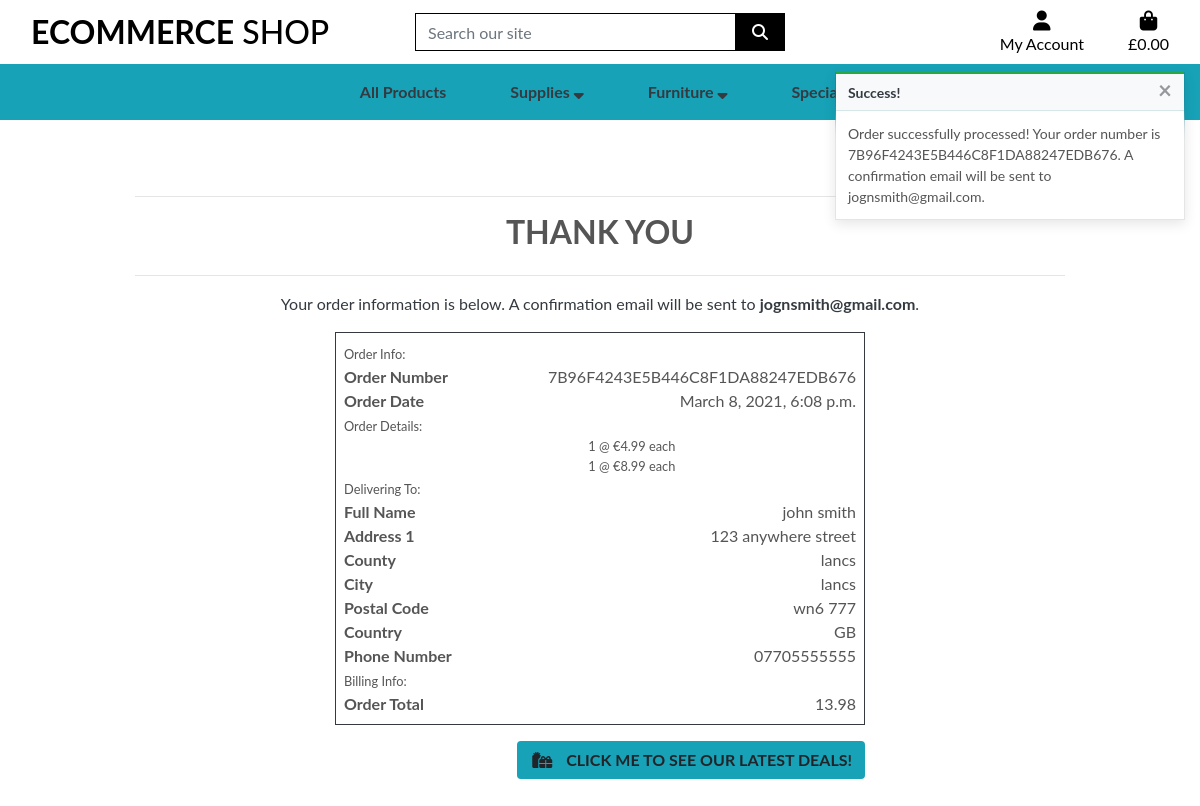
/checkout/checkout_success/7B96F4243E5B446C8F1DA88247EDB676, run on the app's committed database.
### checkout/models.py (models this page shows, shortened)
class Order(models.Model):
    order_number = models.CharField(max_length=32, null=False, editable=False)
    user_profile = models.ForeignKey(UserProfile, on_delete=models.SET_NULL,
                                     null=True, blank=True, related_name='orders')
    full_name = models.CharField(max_length=50, null=False, blank=False)
    email = models.EmailField(max_length=254, null=False, blank=False)
    phone_number = models.CharField(max_length=20, null=False, blank=False)
    country = CountryField(blank_label='Country *', null=False, blank=False)
    postcode = models.CharField(max_length=20, null=True, blank=True)
    city = models.CharField(max_length=40, null=False, blank=False)
    street_address1 = models.CharField(max_length=80, null=False, blank=False)
    street_address2 = models.CharField(max_length=80, null=True, blank=True)
    county = models.CharField(max_length=80, null=True, blank=True)
    date = models.DateTimeField(auto_now_add=True)
    order_total = models.DecimalField(max_digits=10, decimal_places=2,
                                      null=False, default=0)
    original_basket = models.TextField(null=False, blank=False, default='')
    stripe_pid = models.CharField(max_length=254, null=False,
                                  blank=False, default='')

class OrderLineItem(models.Model):
    order = models.ForeignKey(Order, null=False, blank=False,
                              on_delete=models.CASCADE,
                              related_name='lineitems')
    product = models.ForeignKey(Product, null=False, blank=False,
                                on_delete=models.CASCADE)
    quantity = models.IntegerField(null=False, blank=False, default=0)
    lineitem_total = models.DecimalField(max_digits=6, decimal_places=2,
                                         null=False, blank=False,
                                         editable=False)

### products/models.py (models this page shows, shortened)
class Product(models.Model):
    category = models.ForeignKey('Category', null=True, blank=True, on_delete=models.SET_NULL)
    sku = models.CharField(max_length=254, null=True, blank=True)
    name = models.CharField(max_length=254)
    description = models.TextField()
    price = models.DecimalField(max_digits=6, decimal_places=2)
    rating = models.DecimalField(max_digits=6, decimal_places=2, null=True, blank=True)
    image_url = models.URLField(max_length=1024, null=True, blank=True)
    image = models.ImageField(null=True, blank=True)

### checkout/views.py (the view)
# urls.py: path('checkout_success/<order_number>', views.checkout_success, name='checkout_success'),
def checkout_success(request, order_number):
    save_info = request.session.get('save_info')
    order = get_object_or_404(Order, order_number=order_number)
    messages.success(request, f'Order successfully processed! \
        Your order number is {order_number}. A confirmation \
        email will be sent to {order.email}.')
    if 'basket' in request.session:
        del request.session['basket']
    template = 'checkout/checkout_success.html'
    context = {
        'order': order,
    }
    return render(request, template, context)

### basket/context.py (called while the page is built, shortened)
def basket_contents(request):
    basket_items = []
    total = 0
    product_count = 0
    basket = request.session.get('basket', {})
    context = {
        'basket_items': basket_items,
        'total': total,
        'product_count': product_count,
    }
    return context

### checkout/templates/checkout/checkout_success.html (shortened to what this page needs)
{% extends "base.html" %}
{% load static %}
{% block page_header %}
<div class="container header-container">
</div>
{% endblock %}
{% block content %}
<div class="container mt-lg-3 footer-down">
    <div class="row text-center">
        <div class="col">
            <hr/>
            <h2 class="text-uppercase font-weight-bold mb-4">Thank You</h2>
            <hr/>
            <p class="text-dark">Your order information is below. A confirmation email will be sent to <strong>{{ order.email }}</strong>.</p>
        </div>
    </div>
    <div class="row justify-content-center">
        <div class="col-12 col-lg-7">
            <div class="order-confirmation-wrapper p-2 border border-dark">
                <div class="row">
                    <div class="col">
                        <small>Order Info:</small>
                    </div>
                </div>
                <div class="row">
                    <div class="col-12 col-md-4">
                        <p class="mb-0 font-weight-bold">Order Number</p>
                    </div>
                    <div class="col-12 col-md-8 text-md-right">
                        <p class="mb-0">{{ order.order_number }}</p>
                    </div>
                </div>
                <div class="row">
                    <div class="col-12 col-md-4">
                        <p class="mb-0 font-weight-bold">Order Date</p>
                    </div>
                    <div class="col-12 col-md-8 text-md-right">
                        <p class="mb-0">{{ order.date }}</p>
                    </div>
                </div>
                <div class="row">
                    <div class="col">
                        <small>Order Details:</small>
                    </div>
                </div>
                {% for item in order.lineitems.all %}
                <div class="row">
                    <div class="col-12 col-md-8 text-md-right">
                        <p class="small mb-0">{{ item.quantity }} @ €{{ item.product.price }} each</p>
                    </div>
                </div>
                {% endfor %}
                <div class="row">
                    <div class="col">
                        <small>Delivering To:</small>
                    </div>
                </div>
                <div class="row">
                    <div class="col-12 col-md-4">
                        <p class="mb-0 font-weight-bold">Full Name</p>
                    </div>
                    <div class="col-12 col-md-8 text-md-right">
                        <p class="mb-0">{{ order.full_name }}</p>
                    </div>
                </div>
                <div class="row">
                    <div class="col-12 col-md-4">
                        <p class="mb-0 font-weight-bold">Address 1</p>
                    </div>
                    <div class="col-12 col-md-8 text-md-right">
                        <p class="mb-0">{{ order.street_address1 }}</p>
                    </div>
                </div>
                {% if order.county %}
                <div class="row">
                    <div class="col-12 col-md-4">
                        <p class="mb-0 font-weight-bold">County</p>
                    </div>
                    <div class="col-12 col-md-8 text-md-right">
                        <p class="mb-0">{{ order.county }}</p>
                    </div>
                </div>
                {% endif %}
                <div class="row">
                    <div class="col-12 col-md-4">
                        <p class="mb-0 font-weight-bold">City</p>
                    </div>
                    <div class="col-12 col-md-8 text-md-right">
                        <p class="mb-0">{{ order.city }}</p>
                    </div>
                </div>
                {% if order.postcode %}
                <div class="row">
                    <div class="col-12 col-md-4">
                        <p class="mb-0 font-weight-bold">Postal Code</p>
                    </div>
                    <div class="col-12 col-md-8 text-md-right">
                        <p class="mb-0">{{ order.postcode }}</p>
                    </div>
                </div>
                {% endif %}
                <div class="row">
                    <div class="col-12 col-md-4">
                        <p class="mb-0 font-weight-bold">Country</p>
                    </div>
                    <div class="col-12 col-md-8 text-md-right">
                        <p class="mb-0">{{ order.country }}</p>
                    </div>
                </div>
                <div class="row">
                    <div class="col-12 col-md-4">
                        <p class="mb-0 font-weight-bold">Phone Number</p>
                    </div>
                    <div class="col-12 col-md-8 text-md-right">
                        <p class="mb-0">{{ order.phone_number }}</p>
                    </div>
                </div>
                <div class="row">
                    <div class="col">
                        <small>Billing Info:</small>
                    </div>
                </div>
                <div class="row">
                    <div class="col-12 col-md-4">
                        <p class="mb-0 font-weight-bold">Order Total</p>
                    </div>
                    <div class="col-12 col-md-8 text-md-right">
                        <p class="mb-0">{{ order.order_total }}</p>
                    </div>
                </div>
            </div>
        </div>
    </div>
    <div class="row justify-content-center">
        <div class="col-12 col-lg-7 text-right">
            {% if from_profile %}
            <a href="" class="btn bg-info mt-3 mb-5">
                <span class="icon">
                    <i class="fas fa-angle-left"></i>
                </span>
                <span class="text-uppercase font-weight-bold">Back to Profile</span>
            </a>
            {% else %}
            <a href="{% url 'products' %}?category=deals" class="btn bg-info my-2 font-weight-bold mb-5 mt-3">
                <span class="icon mr-2">
                    <i class="fas fa-gifts"></i>
                </span>
                <span class="text-uppercase">Click me to see our latest deals!</span>
            </a>
            {% endif %}
        </div>
    </div>
</div>
{% endblock %}

### static/css/base.css (style rules this page uses)
html { height: 100%; }
body { background-color: #ffffff; background-size: cover; height: calc(100vh - 164px); color: #555; font-family: 'Lato'; }
.icon { align-items: center; display: inline-flex; justify-content: center; height: 1.5rem; width: 1.5rem; }
@media (min-width: 1200px) { .container { max-width: 80%; } }
@media (min-width: 992px) { .header-container { padding-top: 164px; } }

### data on the page
Order: email "jognsmith@gmail.com", order_number "7B96F4243E5B446C8F1DA88247EDB676", date "March 8, 2021, 6:08 p.m.", full_name "john smith", street_address1 "123 anywhere street", county "lancs", city "lancs", postcode "wn6 777", country "GB", phone_number "07705555555", order_total "13.98"
OrderLineItem: quantity "1", product.price "4.99"
OrderLineItem: quantity "1", product.price "8.99"

### other printed values
{{ message }} "Order successfully processed! Your order number is 7B96F4243E5B446C8F1DA88247EDB676. A confirmation email will be sent to jognsmith@gmail.com."
